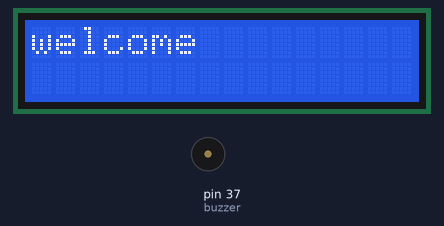
Recording of a program running on a simulated Raspberry Pi (header pin numbers). Parts: 16×2 character LCD, buzzer (waves = sounding, pin HIGH). Pins used as bus, display or sensor lines are not drawn.

Above: at 0.1 s.
At 2.2 s:
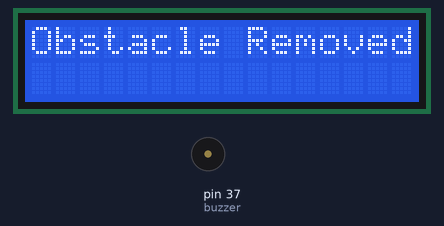

Measured:
- what the display in image 0 shows lasts 2.0 s, from 0.1 s to 2.1 s

The program:

ir_sensor_rpi.py
```python
#!/usr/bin/python
import time
import RPi.GPIO as GPIO
import time
GPIO.setmode(GPIO.BOARD) # GPIO mode
GPIO.setwarnings(False)


'''
define pins for lcd
'''
# Timing constants
E_PULSE = 0.0005
E_DELAY = 0.0005
delay = 1
buzzer=37
GPIO.setup(buzzer, GPIO.OUT)

# Define GPIO to LCD mapping
LCD_RS = 7
LCD_E  = 11 #enable
LCD_D4 = 12
LCD_D5 = 13
LCD_D6 = 15
LCD_D7 = 16
IR_Sensor = 18

# we have to set input, output mode for each pins
GPIO.setup(LCD_E, GPIO.OUT)  # E
GPIO.setup(LCD_RS, GPIO.OUT) # RS
GPIO.setup(LCD_D4, GPIO.OUT) # DB4
GPIO.setup(LCD_D5, GPIO.OUT) # DB5
GPIO.setup(LCD_D6, GPIO.OUT) # DB6
GPIO.setup(LCD_D7, GPIO.OUT) # DB7
GPIO.setup(IR_Sensor, GPIO.IN) # DB7

# Define some device constants
LCD_WIDTH = 16    # Maximum characters per line
LCD_CHR = True
LCD_CMD = False
LCD_LINE_1 = 0x80 # LCD RAM address for the 1st line
LCD_LINE_2 = 0xC0 # LCD RAM address for the 2nd line


# this function is used to initialise lcd by sending the different commands

def lcd_init():
  # Initialise display
  lcd_byte(0x33,LCD_CMD) # 110011 Initialise
  lcd_byte(0x32,LCD_CMD) # 110010 Initialise
  lcd_byte(0x06,LCD_CMD) # 000110 Cursor move direction
  lcd_byte(0x0C,LCD_CMD) # 001100 Display On,Cursor Off, Blink Off
  lcd_byte(0x28,LCD_CMD) # 101000 Data length, number of lines, font size
  lcd_byte(0x01,LCD_CMD) # 000001 Clear display
  time.sleep(E_DELAY)


#the main purpose of this function to convert the byte data into bit and send to lcd port

def lcd_byte(bits, mode):
  # Send byte to data pins
  # bits = data
  # mode = True  for character
  #        False for command

  GPIO.output(LCD_RS, mode) # Fisrt set RS mode to character or command

  # High bits
  GPIO.output(LCD_D4, False)
  GPIO.output(LCD_D5, False)
  GPIO.output(LCD_D6, False)
  GPIO.output(LCD_D7, False)
  if bits&0x10==0x10:
    GPIO.output(LCD_D4, True)
  if bits&0x20==0x20:
    GPIO.output(LCD_D5, True)
  if bits&0x40==0x40:
    GPIO.output(LCD_D6, True)
  if bits&0x80==0x80:
    GPIO.output(LCD_D7, True)

  # Toggle 'Enable' pin
  lcd_toggle_enable()

  # Low bits
  GPIO.output(LCD_D4, False)
  GPIO.output(LCD_D5, False)
  GPIO.output(LCD_D6, False)
  GPIO.output(LCD_D7, False)
  if bits&0x01==0x01:
    GPIO.output(LCD_D4, True)
  if bits&0x02==0x02:
    GPIO.output(LCD_D5, True)
  if bits&0x04==0x04:
    GPIO.output(LCD_D6, True)
  if bits&0x08==0x08:
    GPIO.output(LCD_D7, True)

  # Toggle 'Enable' pin
  lcd_toggle_enable()


#used to toggle Enable pin, simulate the sensor

def lcd_toggle_enable():
  # Toggle enable
  time.sleep(E_DELAY)
  GPIO.output(LCD_E, True)
  time.sleep(E_PULSE)
  GPIO.output(LCD_E, False)
  time.sleep(E_DELAY)


#print the data on lcd

def lcd_string(message,line):
  # Send string to display
  message = message.ljust(LCD_WIDTH," ") # Ensure the message is padded to lcd_WIDTH characters(using ljust method)

  lcd_byte(line, LCD_CMD) # set the LCD cursor to the specified line, lcd ready to receive msg

   # iterate over each char of message and send it to lcd using lcd_byte function in LCD_CHR mode
  for i in range(LCD_WIDTH):
    lcd_byte(ord(message[i]),LCD_CHR) #ord function converts each char into its ASCII value


lcd_init()
lcd_string("welcome ",LCD_LINE_1)
time.sleep(2)
# Define delay between readings
delay = 5

# an infinite loop until the program is running
while 1:
  # Print out results
  if GPIO.input(IR_Sensor):
   lcd_string("Obstacle Detected  ",LCD_LINE_1)
   time.sleep(1)
  else:
    lcd_string("Obstacle Removed  ",LCD_LINE_1)
    time.sleep(1)
```
